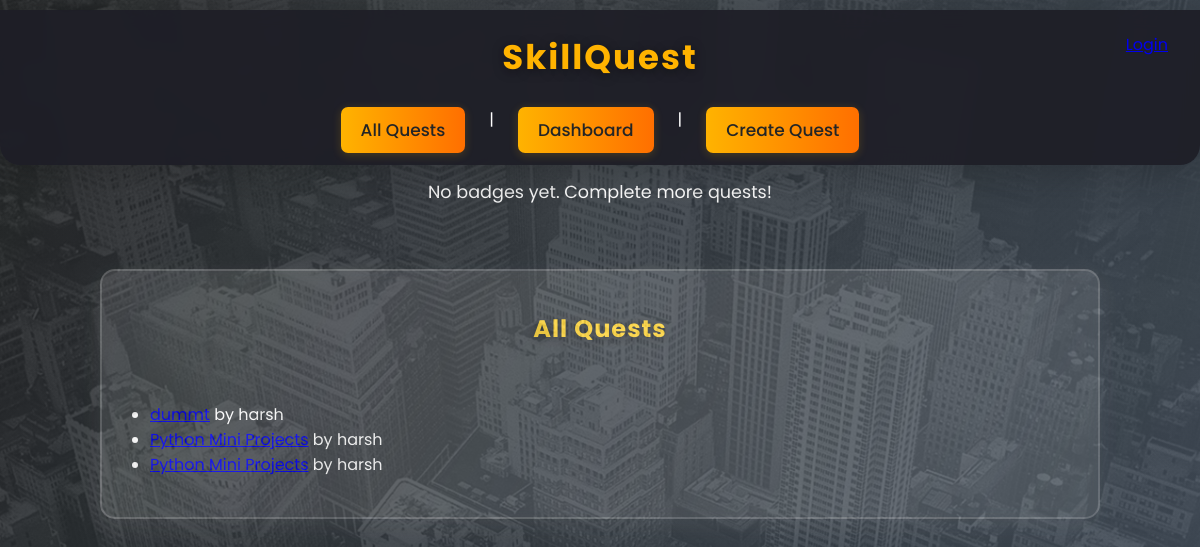
Before: / with the older database file.
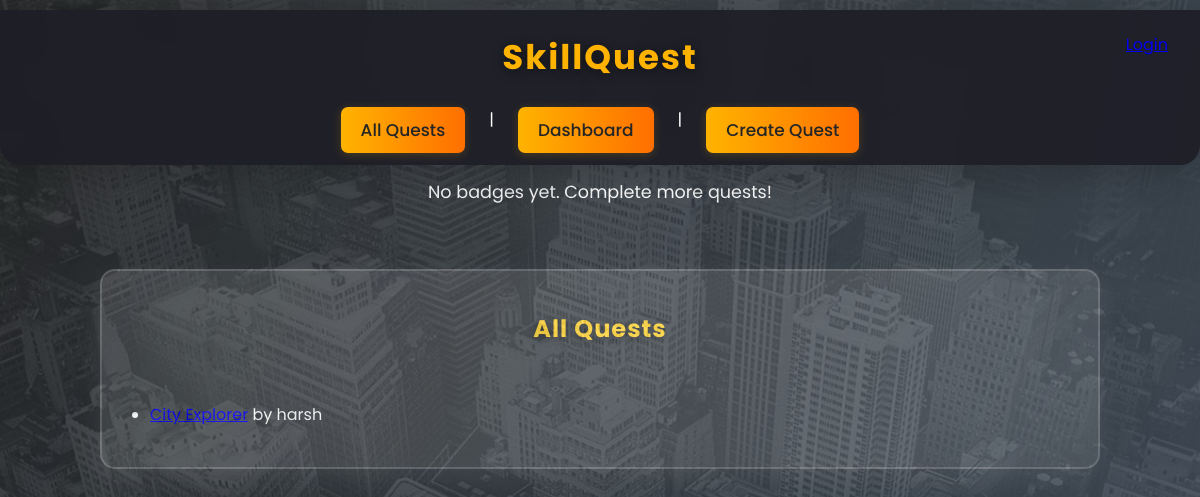
After: the same page with the newer database file.
### quests/models.py (models this page shows, shortened)
class Quest(models.Model):
    creator = models.ForeignKey(User, on_delete=models.CASCADE, related_name='created_quests')
    title = models.CharField(max_length=100)
    description = models.TextField()
    image = models.ImageField(upload_to='quest_images/', blank=True, null=True)
    created_at = models.DateTimeField(auto_now_add=True)

### quests/views.py (the view)
# urls.py: path('', views.quest_list, name='quest_list'),
def quest_list(request):
    quests = Quest.objects.all().order_by('-created_at')
    return render(request, 'quests/quest_list.html', {'quests': quests})

### quests/templates/quests/quest_list.html
{% extends 'quests/base.html' %}
{% block content %}
<div class="main-container">
<div class="quest-card">
    <h2>All Quests</h2>
    <ul>
        {% for quest in quests %}
            <li>
                <a href="{% url 'quest_detail' quest.id %}">{{ quest.title }}</a>
                <span>by {{ quest.creator.username }}</span>
            </li>
        {% endfor %}
    </ul>
</div>
</div>
{% endblock %}

### quests/templates/quests/base.html (shortened to what this page needs)
{% load static %}
<!DOCTYPE html>
<html lang="en">
<head>
    <link rel="stylesheet" href="{% static 'quests/styles.css' %}">
    <link rel="stylesheet" href="https://cdnjs.cloudflare.com/ajax/libs/font-awesome/6.4.0/css/all.min.css">
</head>
<body>
   <div class="header">
    <h1>SkillQuest</h1>
    <nav>
        <a href="{% url 'quest_list' %}">All Quests</a> |
        <a href="{% url 'dashboard' %}">Dashboard</a> |
        <a href="{% url 'create_quest' %}">Create Quest</a>
    </nav>
    <div class="user-info">
    {% if user.is_authenticated %}
        <span>Hi, {{ user.username }}!</span>
        <form action="{% url 'logout' %}" method="post" style="display:inline;">
            {% csrf_token %}
            <button type="submit" class="logout-btn">Logout</button>
        </form>
    {% else %}
        <a href="{% url 'login' %}?next={{ request.path }}">Login</a>
    {% endif %}
</div>
</div>
<div class="badges-section" style="display: flex; gap: 1rem; justify-content: center; align-items: center; margin-top: 1.5rem;">
    {% if badges %}
        {% for badge in badges %}
            {% if badge.icon %}
                <img src="{{ badge.icon.url }}" alt="{{ badge.name }}" title="{{ badge.name }}" width="48" />
            {% endif %}
        {% endfor %}
    {% else %}
        <span style="color: #fff; font-size: 1.1rem;">No badges yet. Complete more quests!</span>
    {% endif %}
</div>
    {% block content %}{% endblock %}
</body>
</html>

### quests/static/quests/styles.css (style rules this page uses)
body { background: linear-gradient(120deg, #232526 0%, #485563 100%); min-height: 100vh; color: #fff; padding-top: 0px; transition: background 0.5s; position: relative; }
body::after { content: ''; position: fixed; top: 0; left: 0; right: 0; bottom: 0; background: url("images/watermark.jpg") center center no-repeat; background-size: cover; opacity: 0.12; pointer-events: none; z-index: 0; }
* { margin: 0; padding: 0; box-sizing: border-box; font-family: 'Poppins', sans-serif; }
.header { position: fixed; top: 10px; left: 0; width: 100%; background: rgba(30, 30, 38, 0.92); padding: 22px 0 12px 0; z-index: 1000; box-shadow: 0 12px 32px rgba(0, 0, 0, 0.18); border-radius: 0 0 20px 20px; text-align: center; backdrop-filter: blur(8px); }
.header h1 { font-size: 34px; font-weight: 700; color: #ffb300; margin-bottom: 8px; letter-spacing: 2px; text-shadow: 0 2px 12px #0007; }
.header nav { margin-top: 1rem; display: inline-flex; gap: 24px; }
.header nav a { text-decoration: none; color: #232526; font-size: 17px; font-weight: 500; padding: 10px 20px; border-radius: 7px; background: linear-gradient(90deg, #ffb300 0%, #ff6f00 100%); transition: all 0.3s; box-shadow: 0 2px 10px #ffb30033; border: none; }
.main-container { width: 100vw; min-height: 100vh; display: flex; flex-direction: column; align-items: center; justify-content: flex-start; padding: 2rem 0; }
.quest-card { background: rgba(255,255,255,0.12); border-radius: 15px; padding: 2.5rem 3rem 2.5rem 3rem; width: 100%; max-width: 1000px; min-width: 320px; box-shadow: 0 8px 25px rgba(255,255,255,0.09); border: 2px solid rgba(255,255,255,0.18); display: flex; flex-direction: column; gap: 2rem; backdrop-filter: blur(6px); animation: fadein 0.7s; margin: 2rem 0; }
.quest-card h2, .quest-card h3 { margin-bottom: 1.5rem; letter-spacing: 1px; color: #ffd740; text-shadow: 0 2px 8px #0006; text-align: center; }
.header { position: relative; }
.user-info { position: absolute; top: 22px; right: 32px; display: flex; align-items: center; gap: 0.7rem; font-size: 1rem; z-index: 10; }

Changed rows visible on the page:
removed Quest: title "dummt", creator.username "harsh"
removed Quest: title "Python Mini Projects", creator.username "harsh"
removed Quest: title "Python Mini Projects", creator.username "harsh"
added Quest: title "City Explorer", creator.username "harsh"
